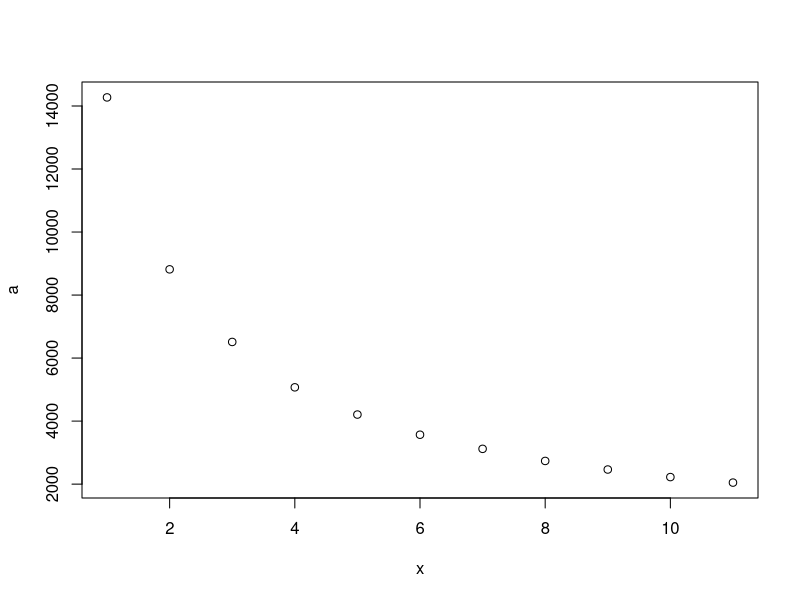
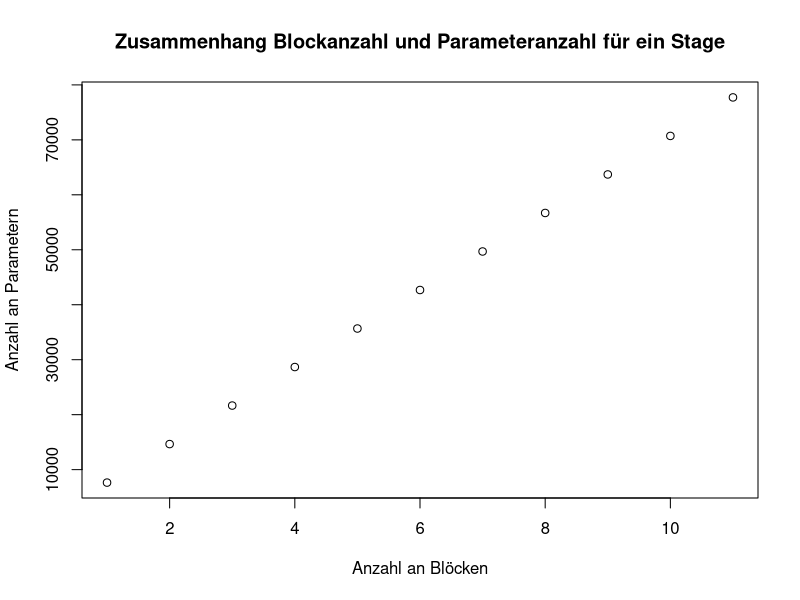
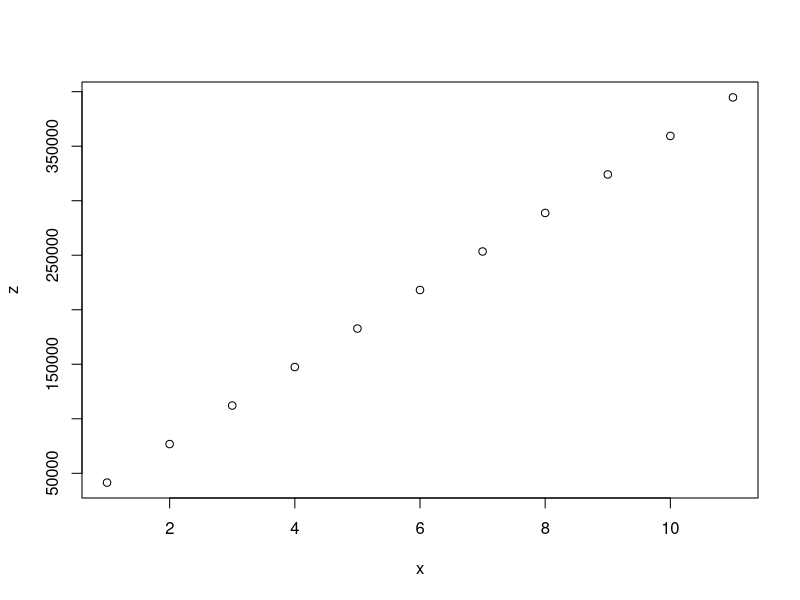

Write the R code that produced these figures, in order.
x <- c(1,2,3,4,5,6,7,8,9,10,11)
y <- c(7642, 14650, 21658, 28666, 35674, 42682, 49690, 56698, 63706, 70714, 77722)
z <- c(41472, 76800,  112128,  147456,  182784,  218112,  253440,  288768,  324096,  359424, 394752)
a <- c(14272, 8816, 6512, 5072, 4208, 3568, 3120, 2736, 2464, 2224, 2049)
plot(x,a)
plot(x,y,xlab ="Anzahl an Blöcken", ylab ="Anzahl an Parametern",main ="Zusammenhang Blockanzahl und Parameteranzahl für ein Stage")
plot(x,z)